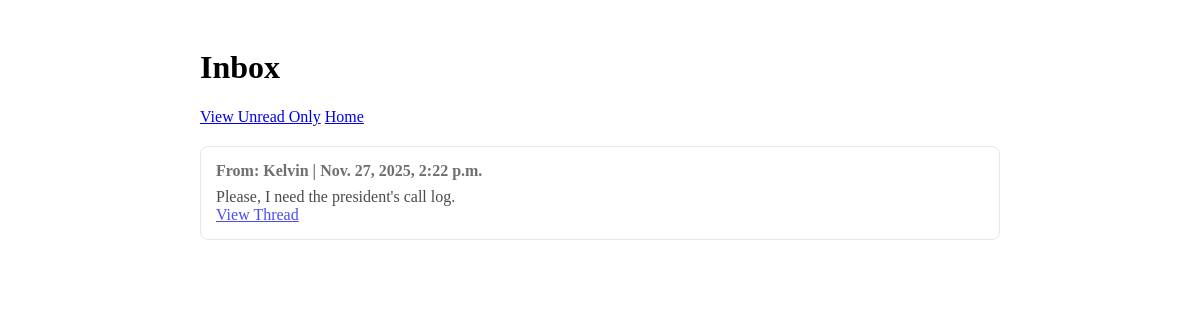
The page /inbox/ (signed in) on the database its author committed.
### messaging/models.py (models this page shows, shortened)
class Message(models.Model):
    sender = models.ForeignKey(
        User,
        on_delete=models.CASCADE,
        related_name='sent_messages'
    )
    receiver = models.ForeignKey(
        User,
        on_delete=models.CASCADE,
        related_name='received_messages'
    )
    content = models.TextField()
    timestamp = models.DateTimeField(default=timezone.now)
    is_read = models.BooleanField(default=False)  # New field to track if message has been read
    edited = models.BooleanField(default=False)
    last_edited = models.DateTimeField(null=True, blank=True)
    parent_message = models.ForeignKey(
        'self',
        on_delete=models.CASCADE,
        related_name='replies',
        null=True,
        blank=True,
        verbose_name='Parent Message'
    )
    objects = models.Manager()  # Default manager
    unread_messages = UnreadMessagesManager()  # Custom manager for unread messages
    class Meta:
        ordering = ['-timestamp']
        indexes = [
            models.Index(fields=['parent_message', 'timestamp']),
            models.Index(fields=['sender', 'receiver', 'timestamp']),
            models.Index(fields=['receiver', 'is_read', 'timestamp']),  # New index for unread queries
        ]

### messaging/views.py (the view)
# urls.py: path('inbox/', views.inbox, name='inbox'),
@login_required
def inbox(request):
    all_messages = Message.objects.filter(
        receiver=request.user
    ).select_related('sender').only(
        'id', 'content', 'timestamp', 'is_read', 'sender__username', 'parent_message_id'
    ).order_by('-timestamp')
    unread_count = Message.unread_messages.unread_count(request.user)
    context = {
        'all_messages': all_messages,
        'unread_count': unread_count,
    }
    return render(request, 'inbox.html', context)

### messaging/models.py (called while the page is built)
    def unread_count(self, user):
        return self.get_queryset().filter(
            receiver=user,
            is_read=False
        ).count()

### messaging/templates/inbox.html (shortened to what this page needs)
<!DOCTYPE html>
<html>
<head>
</head>
<body>
    <div class="container">
        <h1>Inbox {% if unread_count %}<span class="unread-badge">{{ unread_count }} unread</span>{% endif %}</h1>
        <div style="margin-bottom: 20px;">
            <a href="{% url 'messaging:unread_messages' %}" class="btn btn-primary">View Unread Only</a>
            <a href="{% url 'messaging:home' %}" class="btn">Home</a>
        </div>
        {% if all_messages %}
            {% for message in all_messages %}
                <div class="message {% if not message.is_read %}unread-message{% else %}read-message{% endif %}">
                    <div class="message-header">
                        From: {{ message.sender.username }}
                        | {{ message.timestamp }}
                    </div>
                    <div class="message-content">
                        {{ message.content }}
                    </div>
                    <a href="{% url 'messaging:message_thread' message.id %}" class="btn">View Thread</a>
                </div>
            {% endfor %}
        {% else %}
            <p>No messages in your inbox.</p>
        {% endif %}
    </div>
</body>
</html>

### messaging/templates/inbox.html (style rules this page uses)
.container { max-width: 800px; margin: 0 auto; padding: 20px; }
.message { border: 1px solid #ddd; border-radius: 8px; padding: 15px; margin: 10px 0; background-color: #fff; }
.read-message { opacity: 0.7; }
.message-header { font-weight: bold; color: #333; margin-bottom: 8px; }

### rows shown on the page
Message: sender.username "Kelvin", timestamp "Nov. 27, 2025, 2:22 p.m.", content "Please, I need the president's call log."
